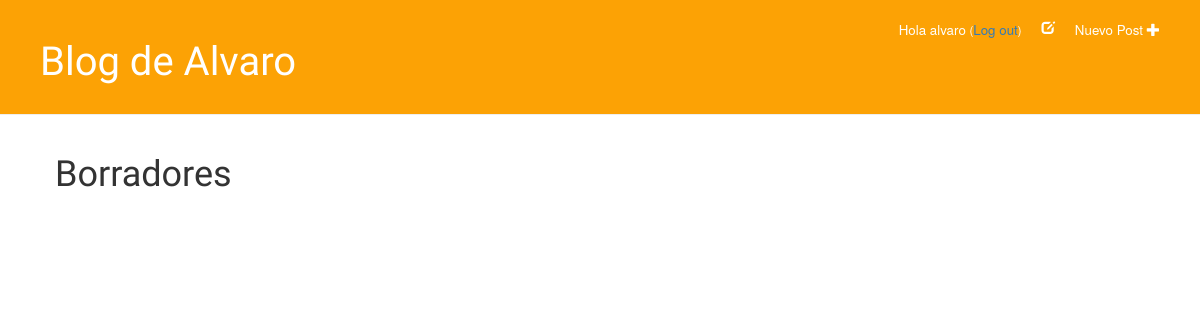
Page /drafts/ (signed in) on the earlier database version.
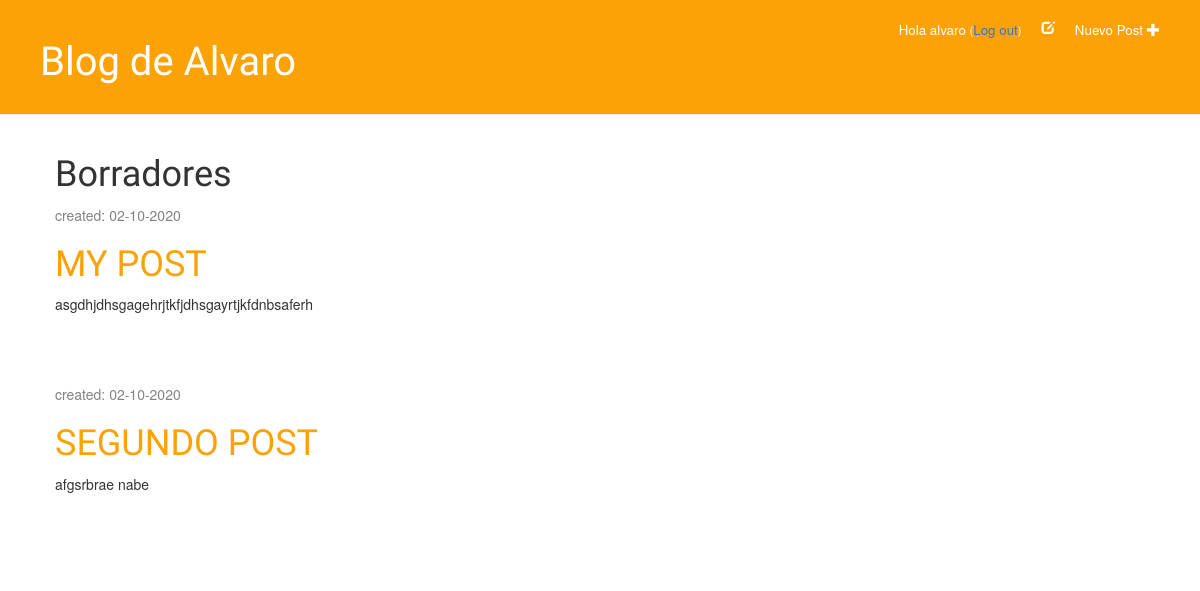
Same page on the later database version.
### blog/models.py (models this page shows, shortened)
class Post(models.Model):
    author = models.ForeignKey('auth.User', on_delete=models.CASCADE)
    title = models.CharField(max_length=200)
    text = models.TextField()
    created_date = models.DateTimeField(
            default=timezone.now)
    published_date = models.DateTimeField(
            blank=True, null=True)

### blog/views.py (the view)
# urls.py: path('drafts/', views.post_draft, name='post_draft'),
@login_required
def post_draft(request):
    posts = Post.objects.filter(published_date__isnull=True).order_by('created_date')
    return render(request, 'blog/post_draft.html', {'posts': posts})

### blog/templates/blog/post_draft.html
{% extends 'blog/base.html' %}
{% block content %}
    <h1>Borradores</h1>
    {% for post in posts %}
        <div class="post">
            <p class="date">created: {{ post.created_date|date:'d-m-Y' }}</p>
            <h1><a href="{% url 'post_detail' pk=post.pk %}">{{ post.title }}</a></h1>
            <p>{{ post.text|truncatechars:200 }}</p>
        </div>
    {% endfor %}
{% endblock %}

Differences in the rows shown:
added Post: created_date "02-10-2020", title "MY POST", text "asgdhjdhsgagehrjtkfjdhsgayrtjkfdnbsaferh"
added Post: created_date "02-10-2020", title "SEGUNDO POST", text "afgsrbrae nabe"
